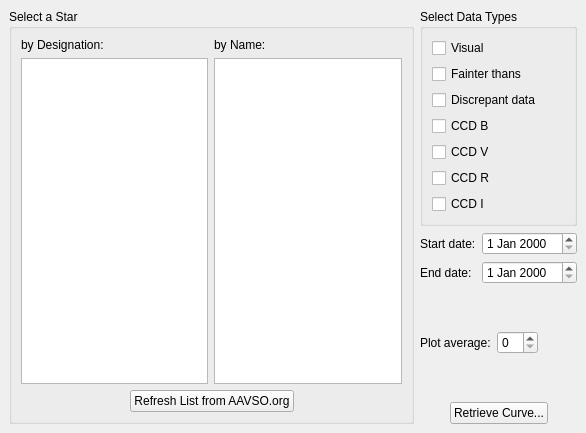
<ui version="4.0" >
 <class>LCGenerator</class>
 <widget class="QWidget" name="LCGenerator" >
  <property name="geometry" >
   <rect>
    <x>0</x>
    <y>0</y>
    <width>586</width>
    <height>433</height>
   </rect>
  </property>
  <layout class="QHBoxLayout" >
   <property name="spacing" >
    <number>6</number>
   </property>
   <property name="leftMargin" >
    <number>9</number>
   </property>
   <property name="topMargin" >
    <number>9</number>
   </property>
   <property name="rightMargin" >
    <number>9</number>
   </property>
   <property name="bottomMargin" >
    <number>9</number>
   </property>
   <item>
    <widget class="QGroupBox" name="groupBox" >
     <property name="title" >
      <string>Select a Star</string>
     </property>
     <layout class="QVBoxLayout" >
      <property name="spacing" >
       <number>6</number>
      </property>
      <property name="leftMargin" >
       <number>9</number>
      </property>
      <property name="topMargin" >
       <number>9</number>
      </property>
      <property name="rightMargin" >
       <number>9</number>
      </property>
      <property name="bottomMargin" >
       <number>9</number>
      </property>
      <item>
       <layout class="QGridLayout" >
        <property name="leftMargin" >
         <number>0</number>
        </property>
        <property name="topMargin" >
         <number>0</number>
        </property>
        <property name="rightMargin" >
         <number>0</number>
        </property>
        <property name="bottomMargin" >
         <number>0</number>
        </property>
        <property name="horizontalSpacing" >
         <number>6</number>
        </property>
        <property name="verticalSpacing" >
         <number>6</number>
        </property>
        <item row="1" column="1" >
         <widget class="QListWidget" name="NameBox" />
        </item>
        <item row="1" column="0" >
         <widget class="QListWidget" name="DesignationBox" />
        </item>
        <item row="0" column="1" >
         <widget class="QLabel" name="label_2" >
          <property name="text" >
           <string>by Name:</string>
          </property>
         </widget>
        </item>
        <item row="0" column="0" >
         <widget class="QLabel" name="label" >
          <property name="text" >
           <string>by Designation:</string>
          </property>
         </widget>
        </item>
       </layout>
      </item>
      <item>
       <layout class="QHBoxLayout" >
        <property name="spacing" >
         <number>6</number>
        </property>
        <property name="leftMargin" >
         <number>0</number>
        </property>
        <property name="topMargin" >
         <number>0</number>
        </property>
        <property name="rightMargin" >
         <number>0</number>
        </property>
        <property name="bottomMargin" >
         <number>0</number>
        </property>
        <item>
         <spacer>
          <property name="orientation" >
           <enum>Qt::Horizontal</enum>
          </property>
          <property name="sizeHint" >
           <size>
            <width>40</width>
            <height>20</height>
           </size>
          </property>
         </spacer>
        </item>
        <item>
         <widget class="QPushButton" name="UpdateListButton" >
          <property name="text" >
           <string>Refresh List from AAVSO.org</string>
          </property>
         </widget>
        </item>
        <item>
         <spacer>
          <property name="orientation" >
           <enum>Qt::Horizontal</enum>
          </property>
          <property name="sizeHint" >
           <size>
            <width>40</width>
            <height>20</height>
           </size>
          </property>
         </spacer>
        </item>
       </layout>
      </item>
     </layout>
    </widget>
   </item>
   <item>
    <layout class="QVBoxLayout" >
     <property name="spacing" >
      <number>6</number>
     </property>
     <property name="leftMargin" >
      <number>0</number>
     </property>
     <property name="topMargin" >
      <number>0</number>
     </property>
     <property name="rightMargin" >
      <number>0</number>
     </property>
     <property name="bottomMargin" >
      <number>0</number>
     </property>
     <item>
      <widget class="QGroupBox" name="groupBox_2" >
       <property name="title" >
        <string>Select Data Types</string>
       </property>
       <layout class="QVBoxLayout" >
        <property name="spacing" >
         <number>6</number>
        </property>
        <property name="leftMargin" >
         <number>9</number>
        </property>
        <property name="topMargin" >
         <number>9</number>
        </property>
        <property name="rightMargin" >
         <number>9</number>
        </property>
        <property name="bottomMargin" >
         <number>9</number>
        </property>
        <item>
         <widget class="QCheckBox" name="VisualCheck" >
          <property name="text" >
           <string>Visual</string>
          </property>
         </widget>
        </item>
        <item>
         <widget class="QCheckBox" name="FainterCheck" >
          <property name="text" >
           <string>Fainter thans</string>
          </property>
         </widget>
        </item>
        <item>
         <widget class="QCheckBox" name="DiscrepantCheck" >
          <property name="text" >
           <string>Discrepant data</string>
          </property>
         </widget>
        </item>
        <item>
         <widget class="QCheckBox" name="CCDBCheck" >
          <property name="text" >
           <string>CCD B</string>
          </property>
         </widget>
        </item>
        <item>
         <widget class="QCheckBox" name="CCDVCheck" >
          <property name="text" >
           <string>CCD V</string>
          </property>
         </widget>
        </item>
        <item>
         <widget class="QCheckBox" name="CCDRCheck" >
          <property name="text" >
           <string>CCD R</string>
          </property>
         </widget>
        </item>
        <item>
         <widget class="QCheckBox" name="CCDICheck" >
          <property name="text" >
           <string>CCD I</string>
          </property>
         </widget>
        </item>
       </layout>
      </widget>
     </item>
     <item>
      <layout class="QGridLayout" >
       <property name="leftMargin" >
        <number>0</number>
       </property>
       <property name="topMargin" >
        <number>0</number>
       </property>
       <property name="rightMargin" >
        <number>0</number>
       </property>
       <property name="bottomMargin" >
        <number>0</number>
       </property>
       <property name="horizontalSpacing" >
        <number>6</number>
       </property>
       <property name="verticalSpacing" >
        <number>6</number>
       </property>
       <item row="1" column="0" >
        <widget class="QLabel" name="label_4" >
         <property name="text" >
          <string>End date:</string>
         </property>
        </widget>
       </item>
       <item row="0" column="0" >
        <widget class="QLabel" name="label_3" >
         <property name="text" >
          <string>Start date:</string>
         </property>
        </widget>
       </item>
       <item row="0" column="1" >
        <widget class="QDateEdit" name="StartDateBox" />
       </item>
       <item row="1" column="1" >
        <widget class="QDateEdit" name="EndDateBox" />
       </item>
      </layout>
     </item>
     <item>
      <layout class="QHBoxLayout" >
       <property name="spacing" >
        <number>6</number>
       </property>
       <property name="leftMargin" >
        <number>0</number>
       </property>
       <property name="topMargin" >
        <number>0</number>
       </property>
       <property name="rightMargin" >
        <number>0</number>
       </property>
       <property name="bottomMargin" >
        <number>0</number>
       </property>
       <item>
        <widget class="QLabel" name="label_5" >
         <property name="text" >
          <string>Plot average:</string>
         </property>
        </widget>
       </item>
       <item>
        <widget class="KIntSpinBox" name="AverageDayBox" />
       </item>
       <item>
        <widget class="QLabel" name="label_6" >
        </widget>
       </item>
      </layout>
     </item>
     <item>
      <layout class="QHBoxLayout" >
       <property name="spacing" >
        <number>6</number>
       </property>
       <property name="leftMargin" >
        <number>0</number>
       </property>
       <property name="topMargin" >
        <number>0</number>
       </property>
       <property name="rightMargin" >
        <number>0</number>
       </property>
       <property name="bottomMargin" >
        <number>0</number>
       </property>
       <item>
        <spacer>
         <property name="orientation" >
          <enum>Qt::Horizontal</enum>
         </property>
         <property name="sizeHint" >
          <size>
           <width>21</width>
           <height>20</height>
          </size>
         </property>
        </spacer>
       </item>
       <item>
        <widget class="QPushButton" name="GetCurveButton" >
         <property name="text" >
          <string>Retrieve Curve...</string>
         </property>
        </widget>
       </item>
       <item>
        <spacer>
         <property name="orientation" >
          <enum>Qt::Horizontal</enum>
         </property>
         <property name="sizeHint" >
          <size>
           <width>20</width>
           <height>20</height>
          </size>
         </property>
        </spacer>
       </item>
      </layout>
     </item>
    </layout>
   </item>
  </layout>
 </widget>
 <customwidgets>
  <customwidget>
   <class>KIntSpinBox</class>
   <extends>QSpinBox</extends>
   <header>knuminput.h</header>
  </customwidget>
 </customwidgets>
 <resources/>
 <connections/>
</ui>
